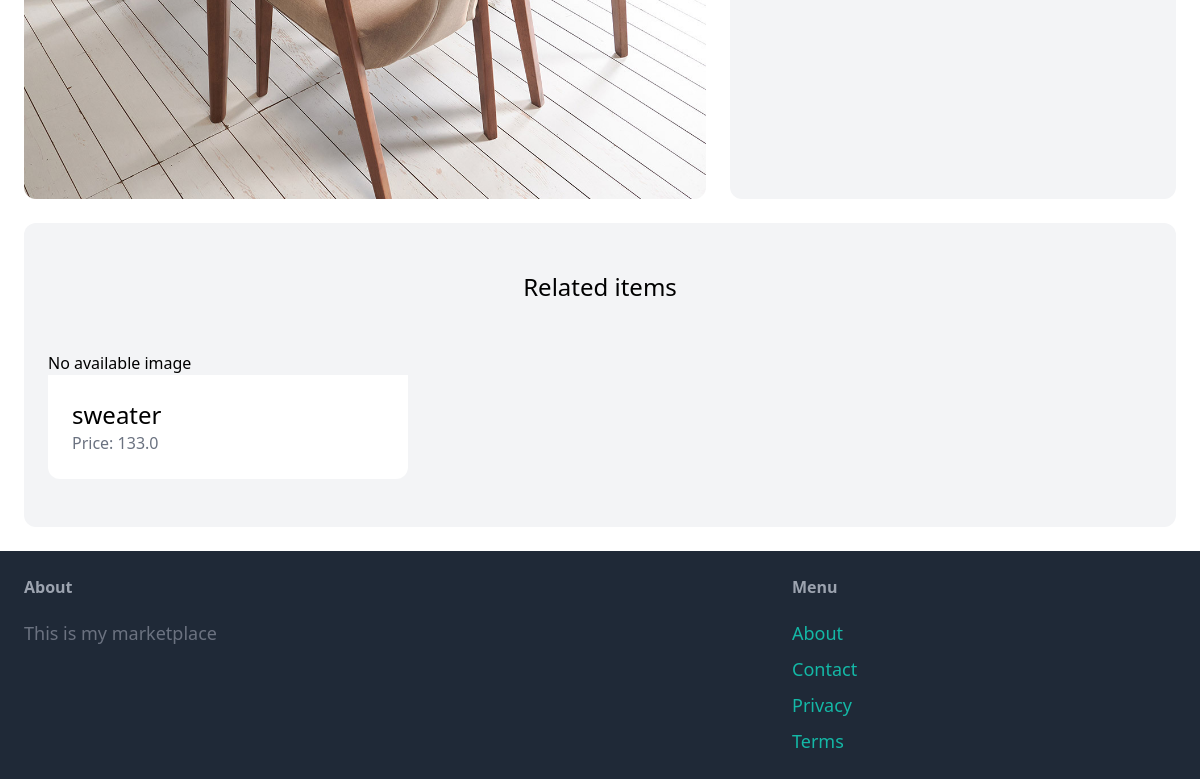
The app's page /items/1/ (lower part), older data.
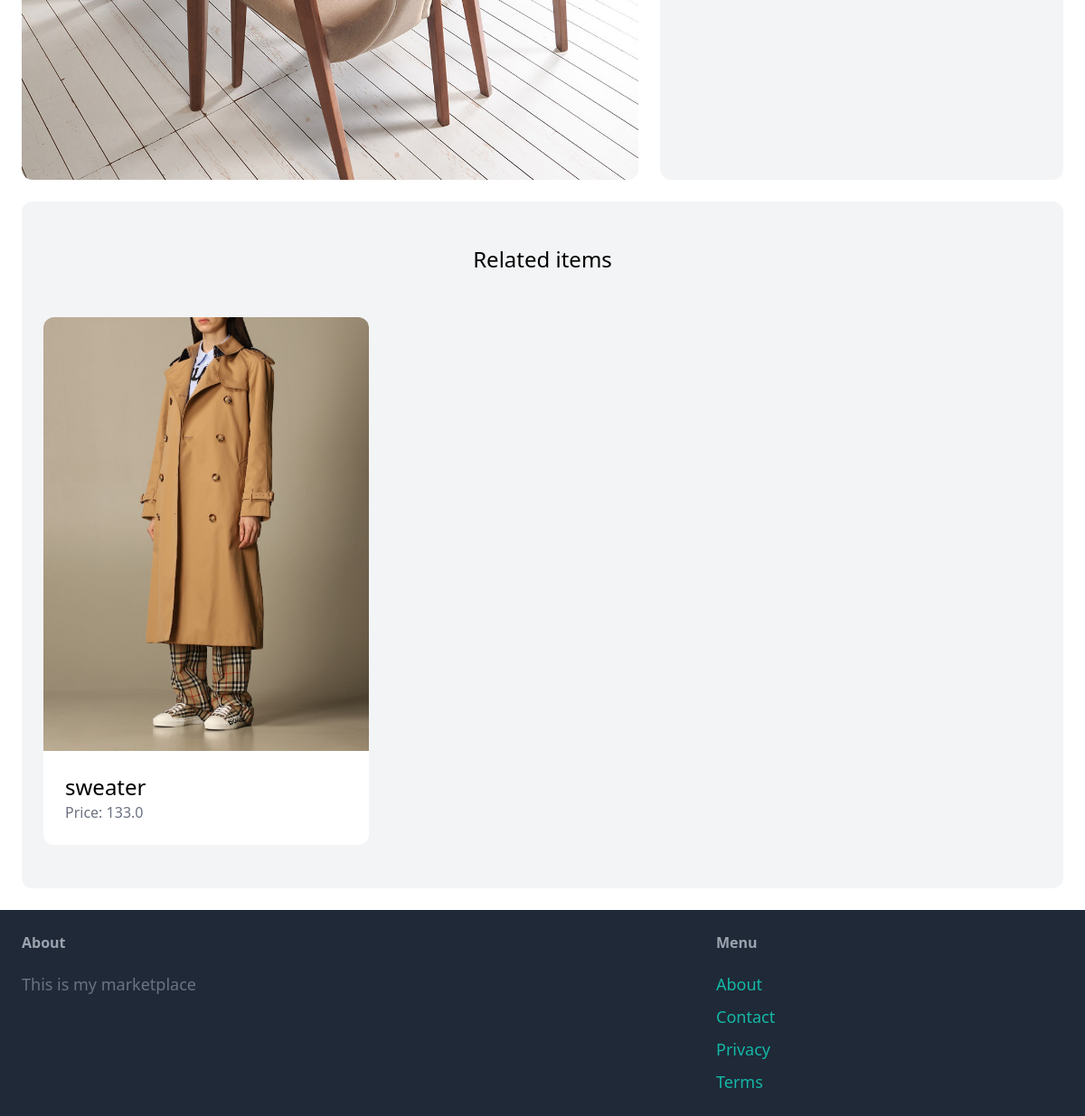
The same page, newer data.
### item/models.py (models this page shows, shortened)
class Item(models.Model):
    category = models.ForeignKey(Category, related_name='items', on_delete=models.CASCADE)
    name = models.CharField(max_length=255)
    description = models.TextField(blank=True, null=True)
    price =models.FloatField()
    image = models.ImageField(upload_to='item_images', blank=True, null=True)
    is_sold = models.BooleanField(default=False)
    created_by = models.ForeignKey(User, related_name='items', on_delete=models.CASCADE)
    created_at = models.DateTimeField(auto_now_add=True)

### item/views.py (the view)
# urls.py: path('<int:pk>/', views.detail, name='detail'),
def detail(request,pk):
    item = get_object_or_404(Item, pk=pk)
    related_items = Item.objects.filter(category=item.category, is_sold=False).exclude(pk=pk)[0:3]
    return render(request, 'item/detail.html', {
        'item':item,
        'related_items':related_items
    })

### item/templates/item/detail.html (shortened to what this page needs)
{% extends 'core/base.html' %}
{% block content %}
<div class="grid grid-cols-5 gap-6">
    <div class="col-span-3">
        <img src="{{ item.image.url}}" class="rounded-xl">
    </div>
    <div class="col-span-2 p-6 bg-gray-100 rounded-xl">
    </div>
</div>
<div class="mt-6 px-6 py-12 bg-gray-100 rounded-xl">
    <h2 class="mb-12 text-2xl text-center">Related items</h2>
    <div class="grid grid-cols-3 gap-3">
        {% for item in related_items %}
            <div>
                <a href="{% url 'item:detail' item.id %}">
                    <div>
                        {% if item.image %}
                            <img src="{{ item.image.url }}" class="rounded-t-xl">
                        {% else %}
                            <p>No available image</p>
                        {% endif %}
                    </div>
                        <div class="p-6 bg-white rounded-b-xl">
                            <h2 class="text-2xl">{{ item.name }}</h2>
                            <p class="text-gray-500">Price: {{ item.price}}</p>
                        </div>
                    </a>
            </div>
        {% endfor %}
    </div>
</div>
{% endblock %}

Row changes from the older to the newer data that the page shows:
changed Item "sweater": image: picture added; no longer shows "No available image"
